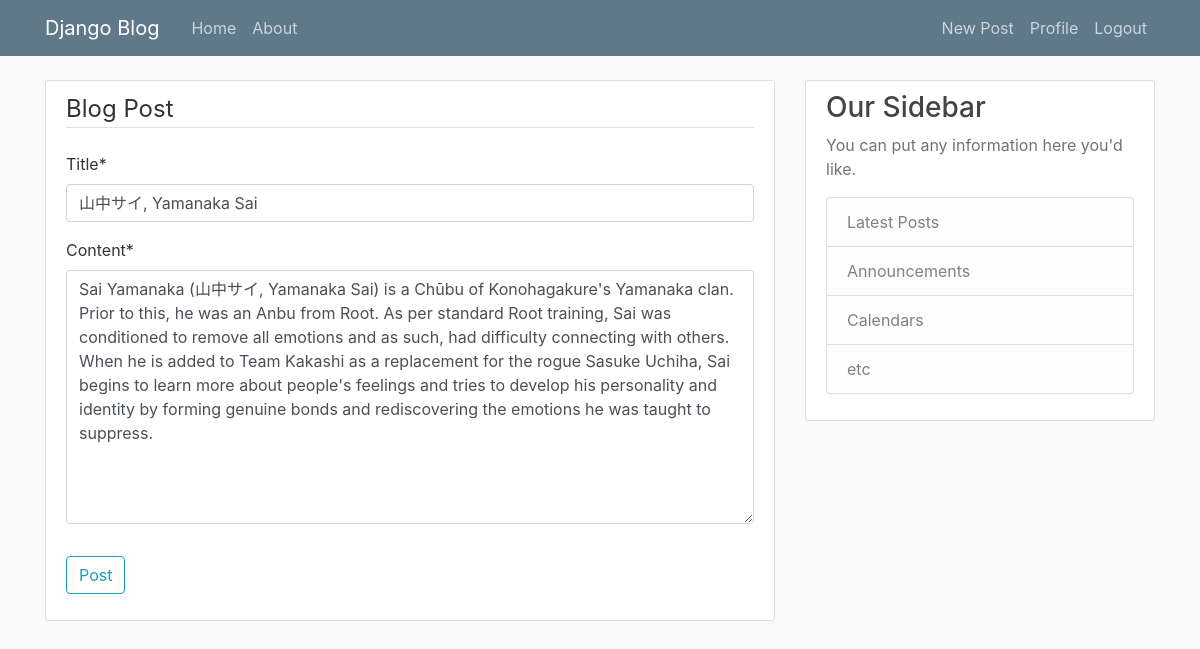
Page /post/16/update/ (signed in) on the committed database.
### blog/models.py (models this page shows, shortened)
class Postdt(models.Model):
    title = models .CharField(max_length = 100)
    content = models.TextField()
    date = models.DateTimeField(default = timezone.now)
    author = models.ForeignKey(User , on_delete = models.CASCADE)

### blog/views.py (the view, shortened to what this page needs)
# urls.py: path('post/<int:pk>/update/', PostUpdateView.as_view(), name ='post-update'),
class PostUpdateView(LoginRequiredMixin, UserPassesTestMixin, UpdateView):
    model = Postdt
    fields = ['title','content']
    def test_func(self):                            #to check that only the wrtier of that blog can update that blog
        post = self.get_object()
        if self.request.user == post.author :
            return True
        return False

### blog/templates/blog/postdt_form.html (shortened to what this page needs)
{% extends "blog/base.html" %}
{% load crispy_forms_tags %}
{% block content %}
    <div class="content-section">
        <form method="POST">
            <fieldset class="form-group">
                <legend class="border-bottom mb-4">Blog Post</legend>
                {{ form|crispy }}
            </fieldset>
            <div class="form-group">
                <button class="btn btn-outline-info" type="submit">Post</button>
            </div>
        </form>
    </div>
{% endblock content %}

### blog/static/blog/main.css (style rules this page uses)
body { background: #fafafa; color: #333333; margin-top: 5rem; }
.content-section { background: #ffffff; padding: 10px 20px; border: 1px solid #dddddd; border-radius: 3px; margin-bottom: 20px; }

### rows in the picture
Postdt: title "山中サイ, Yamanaka Sai", content "Sai Yamanaka (山中サイ, Yamanaka Sai) is a Chūbu of Konohagakure's Yamanaka clan. Prior to this, he was an Anbu from Root. As per standard Root training, Sai was conditioned to remove all emotions and as such, had difficulty connecting with others. When he is added to Team Kakashi as a replacement for the rogue Sasuke Uchiha, Sai begins to learn more about people's feelings and tries to develop his personality and identity by forming genuine bonds and rediscovering the emotions he was taught to suppress."
